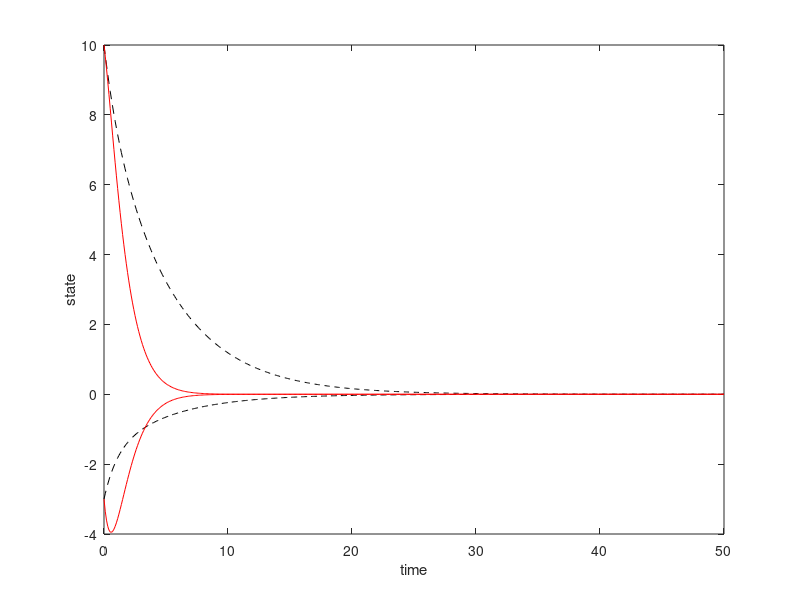
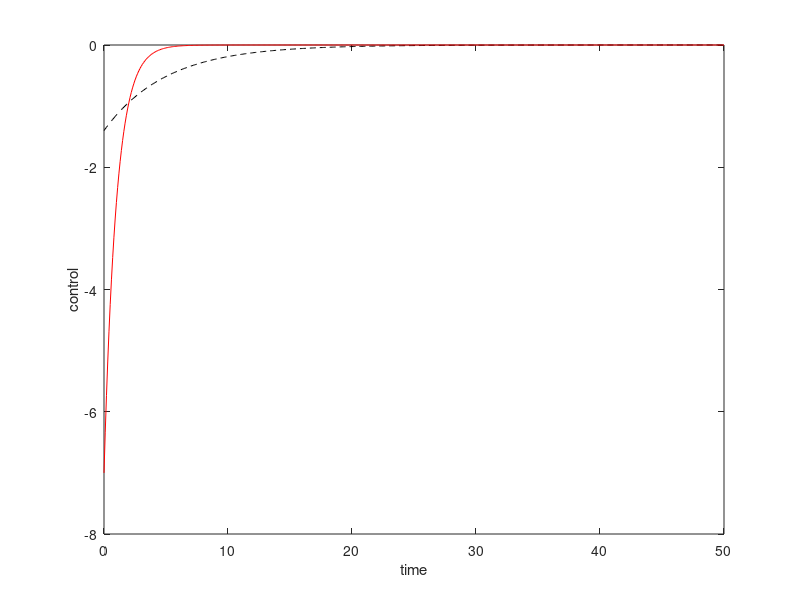

These charts were generated, in order, by the following MATLAB code:
% model
A = [0  1; 0 -1];
B = [0; 1];
C = [0 1];
D = 0;
%Open loop model
ex_1 =ss(A,B,C,D);


%% optimal gain for state feedback

Q=[1 0;0 1];
R =1;
[K_opt P_opt E_opt] =lqr(A,B,Q,R)


%P_test_opt=care(A,B,Q,R) %Ricatti equation approach
%K_test_opt = inv(R)*B'*P_opt

test_eig = eig(A-B*K_opt) %Same as E_opt!

% optimal closed-loop system
sys_cl_opt=ss(A-B*K_opt,B,C,D);


%% state feedback using arbitary pole placement
P_old = eig(A)

% new poles
p1 = -1;
p2 = -0.2;

P_sf = [p1 p2];

% use pole placement to get K
K = place(A,B,P_sf);

% arbitary closed-loop system
sys_cl=ss(A-B*K,B,C,D);



%% comparisson
t = 0:0.1:50;
u = 0*ones(size(t));

x0 = [10; -3];

[Y,T,X_opt]=lsim(sys_cl_opt,u,t,x0);
[Y,T,X]=lsim(sys_cl,u,t,x0);

figure(1)
plot(t,X,'k--',t,X_opt,'r-')

xlabel('time')
ylabel('state')

figure(2)
plot(t,-K(1)*X(:,1)-K(2)*X(:,2),'k--',t,-K_opt(1)*X_opt(:,1)-K_opt(2)*X_opt(:,2),'r-')

xlabel('time')
ylabel('control')
